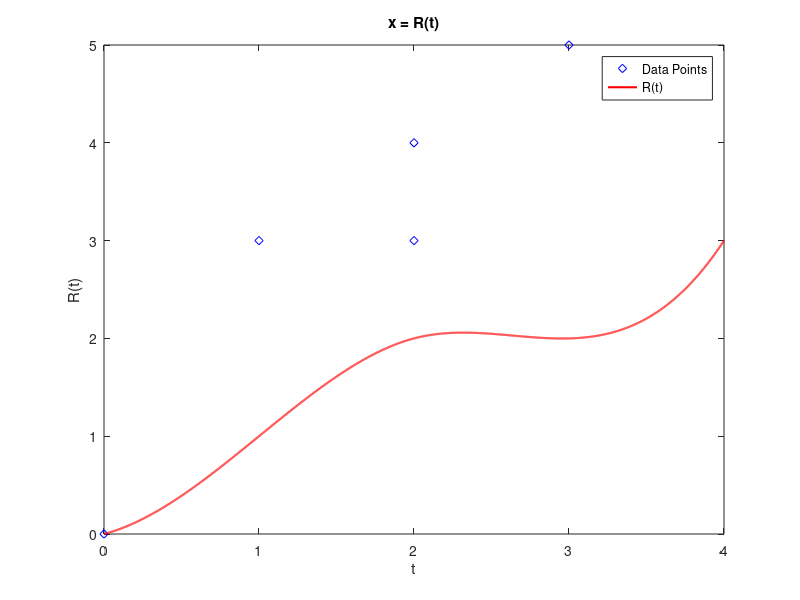
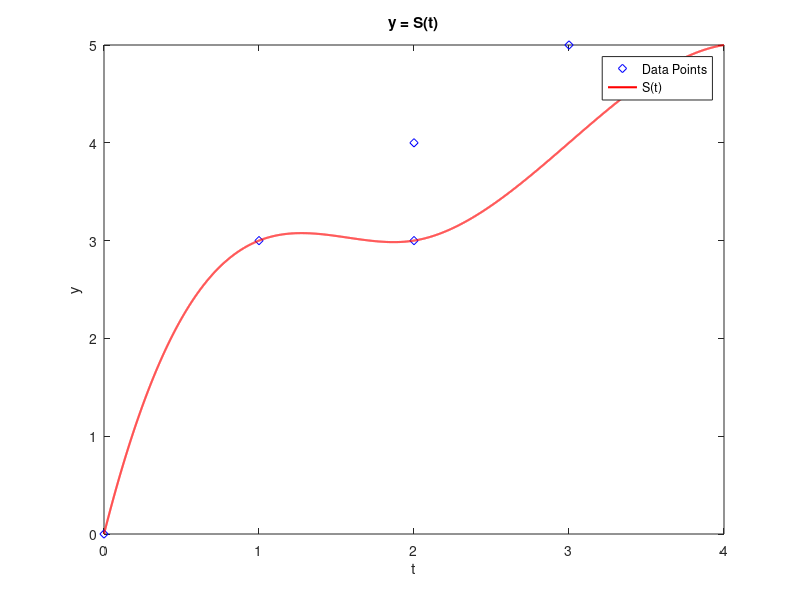
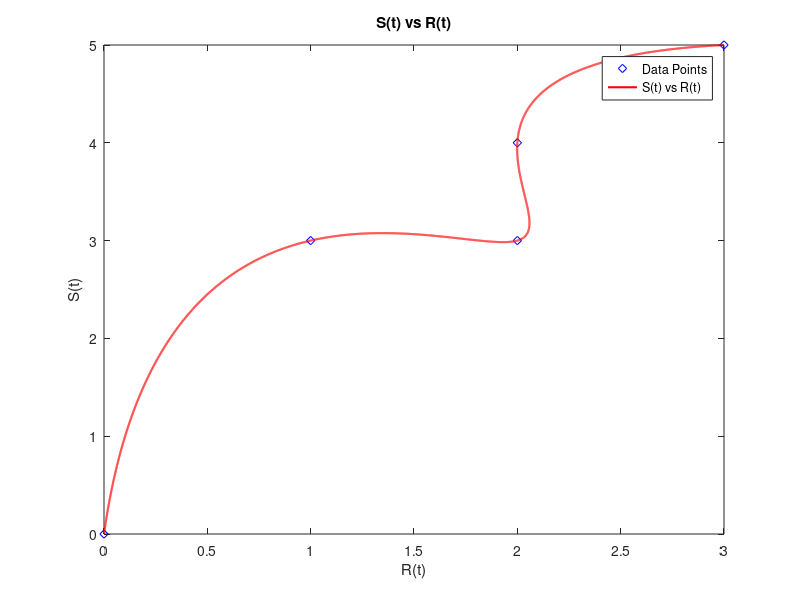

These figures' MATLAB source, in order: (Note: this script raises an error after producing the figures.)
function ca6()
% Part a
x = [0.0 1.0 2.0 2.0 3.0];
y = [0.0 3.0 3.0 4.0 5.0];
t = 0 : 1 : 4;
points = linspace(0, 4, 10000);

pp_y = spline (t, x);
pp_x = spline (t, y);
R_T = ppval(pp_y, points);
S_T = ppval(pp_x, points);

plot(x, y, 'bd', points, R_T, 'r' , 'LineWidth', 1.5);
legend ('Data Points','R(t)');
title 'x = R(t)';
xlabel('t');
ylabel('R(t)');
print -djpeg 'PartA-1.jpg';

plot(x, y, 'bd', points, S_T, 'r' , 'LineWidth', 1.5);
title 'y = S(t)';
xlabel('t');
ylabel('y');
legend ('Data Points','S(t)')
print -djpeg 'PartA-2.jpg'

plot(x, y, 'bd', R_T, S_T, 'r' , 'LineWidth', 1.5);
legend ('Data Points','S(t) vs R(t)');
title  'S(t) vs R(t)';
xlabel('R(t)');
ylabel('S(t)');
print -djpeg 'PartA-3.jpg';

%part - b
x = [2.75 1.3 -0.25 0.0 0.25 -1.3 -2.5 -1.3 0.25 0.0 -0.25 1.3 2.75];
y = [-1.0 -0.75 0.8 2.0 0.8 -0.25 0.0 0.25 -1.3 -2.5 -1.3 -0.25 -1.0];
t = -3 : 0.5 : 3;
points = linspace(-3, 3, 10000);

pp_y = spline (t, x);
pp_x = spline (t, y);
R_T = ppval(pp_y, points);
S_T = ppval(pp_x, points);


plot(x, y, 'Kd', R_T, S_T, 'r' , 'LineWidth', 1.5);
legend ('Data Points','R(t)')
title 'x = R(t)';
xlabel('t');
ylabel('R(t)');
print -djpeg 'PartB.jpg'

%part - C

[list_A] = perspline(t, x);
[list_B] = perspline(t, y);
[list_C] = perspline(list_A, list_B);

%part -D

figure('position', get(0,'screensize')) % largest window possible
axes('position', [0 0 1 1])
axis square % display your drawing on-screen
[x,y] = ginput; % record mouse clicks until ’Enter’
close % get rid of huge window
save mydatafile.mat x y
t = linspace(0 , 1, length(x));

[list_A] = perspline(t, x');
[list_B] = perspline(t, y');
[list_C] = perspline(list_A, list_B);

hold on; plot(x, y, 'rd', 'LineWidth',3); hold off;


end